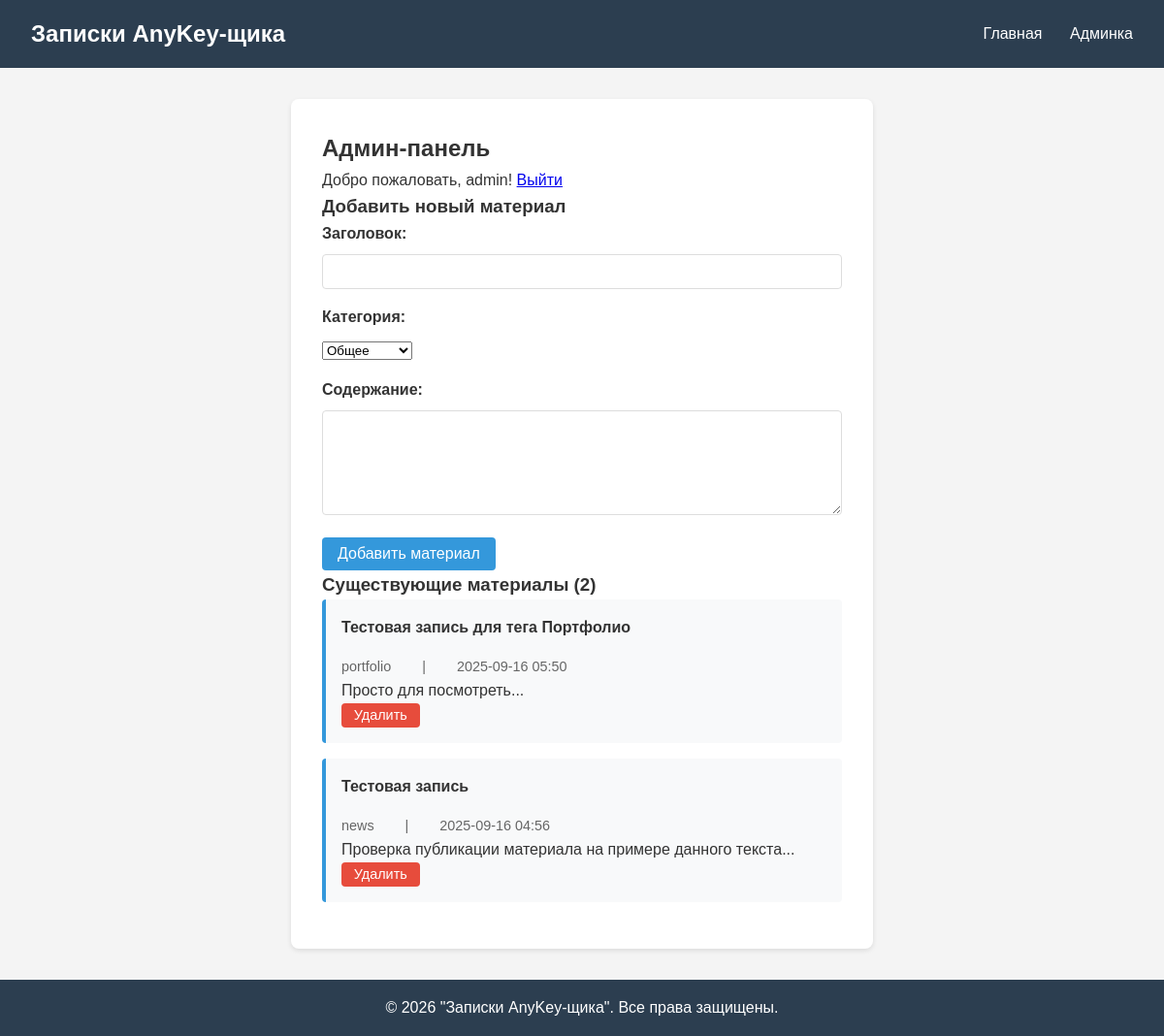
The page /admin/dashboard (signed in) on the database its author committed.
### models.py (models this page shows)
class User(Base):
    __tablename__ = "users"
    id = Column(Integer, primary_key=True, index=True)
    username = Column(String(50), unique=True, nullable=False)
    password_hash = Column(String(100), nullable=False)
    is_active = Column(Boolean, default=True)
    created_at = Column(DateTime, default=datetime.utcnow)

class Material(Base):
    __tablename__ = "materials"
    id = Column(Integer, primary_key=True, index=True)
    title = Column(String(200), nullable=False)
    content = Column(Text, nullable=False)
    category = Column(String(50), default="general")
    created_at = Column(DateTime, default=datetime.utcnow)
    updated_at = Column(DateTime, default=datetime.utcnow, onupdate=datetime.utcnow)

### main.py (the view)
@app.get("/admin/dashboard", response_class=HTMLResponse)
async def admin_dashboard(
    request: Request,
    db: Session = Depends(get_db),
    current_user: User = Depends(get_current_user_from_cookie)
):
    if not current_user:
        return RedirectResponse(url="/admin/login")
    materials = get_materials(db)
    return templates.TemplateResponse("admin.html", {
        "request": request,
        "materials": materials,
        "user": current_user
    })

### templates/admin.html (shortened to what this page needs)
{% extends "base.html" %}
{% block content %}
<div class="admin-container">
    <h2>Админ-панель</h2>
    <p>Добро пожаловать, {{ user.username }}! <a href="/admin/logout">Выйти</a></p>
    <div class="admin-section">
        <h3>Добавить новый материал</h3>
        <form method="post" action="/admin/add-material" class="material-form">
            <div class="form-group">
                <label for="title">Заголовок:</label>
                <input type="text" id="title" name="title" required>
            </div>
            <div class="form-group">
                <label for="category">Категория:</label>
                <select id="category" name="category">
                    <option value="general">Общее</option>
                </select>
            </div>
            <div class="form-group">
                <label for="content">Содержание:</label>
                <textarea id="content" name="content" rows="5" required></textarea>
            </div>
            <button type="submit" class="btn-primary">Добавить материал</button>
        </form>
    </div>
    <div class="admin-section">
        <h3>Существующие материалы ({{ materials|length }})</h3>
        <div class="materials-list">
            {% for material in materials %}
            <div class="material-item">
                <h4>{{ material.title }}</h4>
                <p class="material-meta">
                    <span class="category">{{ material.category }}</span> |
                    <span class="date">{{ material.created_at.strftime('%Y-%m-%d %H:%M') }}</span>
                </p>
                <p>{{ material.content[:100] }}...</p>
                <form method="post" action="/admin/delete-material/{{ material.id }}" style="display: inline;">
                    <button type="submit" class="btn-danger" onclick="return confirm('Удалить этот материал?')">Удалить</button>
                </form>
            </div>
            {% else %}
            <p>Нет материалов</p>
            {% endfor %}
        </div>
    </div>
</div>
{% endblock %}

### templates/base.html (shortened to what this page needs)
<!DOCTYPE html>
<html lang="ru">
<head>
    <link rel="stylesheet" href="/static/style.css">
</head>
<body>
    <nav class="navbar">
        <div class="nav-container">
            <a href="/" class="nav-brand">Записки AnyKey-щика</a>
            <div class="nav-links">
                <a href="/">Главная</a>
                <a href="/admin">Админка</a>
            </div>
        </div>
    </nav>
    <main class="container">
        {% block content %}{% endblock %}
    </main>
    <footer class="footer">
        <p>&copy; 2026 "Записки AnyKey-щика". Все права защищены.</p>
    </footer>
</body>
</html>

### static/style.css (style rules this page uses)
* { margin: 0; padding: 0; box-sizing: border-box; }
body { font-family: 'Arial', sans-serif; line-height: 1.6; color: #333; background-color: #f4f4f4; }
.navbar { background: #2c3e50; color: white; padding: 1rem 0; }
.nav-container { max-width: 1200px; margin: 0 auto; padding: 0 2rem; display: flex; justify-content: space-between; align-items: center; }
.nav-brand { font-size: 1.5rem; font-weight: bold; color: white; text-decoration: none; }
.nav-links a { color: white; text-decoration: none; margin-left: 1.5rem; }
.container { max-width: 1200px; margin: 2rem auto; padding: 0 2rem; min-height: calc(100vh - 200px); }
.login-container, .admin-container { max-width: 600px; margin: 0 auto; background: white; padding: 2rem; border-radius: 8px; box-shadow: 0 2px 5px rgba(0,0,0,0.1); }
.form-group { margin-bottom: 1rem; }
.form-group label { display: block; margin-bottom: 0.5rem; font-weight: bold; }
.form-group input, .form-group textarea { width: 100%; padding: 0.5rem; border: 1px solid #ddd; border-radius: 4px; font-size: 1rem; }
.btn-primary { background: #3498db; color: white; padding: 0.5rem 1rem; border: none; border-radius: 4px; cursor: pointer; font-size: 1rem; }
.btn-danger { background: #e74c3c; color: white; padding: 0.3rem 0.8rem; border: none; border-radius: 4px; cursor: pointer; font-size: 0.9rem; }
.material-item { background: #f8f9fa; padding: 1rem; margin-bottom: 1rem; border-radius: 4px; border-left: 4px solid #3498db; }
.footer { background: #2c3e50; color: white; text-align: center; padding: 1rem 0; margin-top: 2rem; }
.material-meta { display: flex; gap: 2rem; font-size: 0.9rem; color: #666; margin-top: 1rem; }

### rows shown on the page
User: username "admin"
Material: title "Тестовая запись для тега Портфолио", category "portfolio", created_at "2025-09-16 05:50", content "Просто для посмотреть"
Material: title "Тестовая запись", category "news", created_at "2025-09-16 04:56", content "Проверка публикации материала на примере данного текста"

### other values the page prints
{{ materials|length }} "2"
